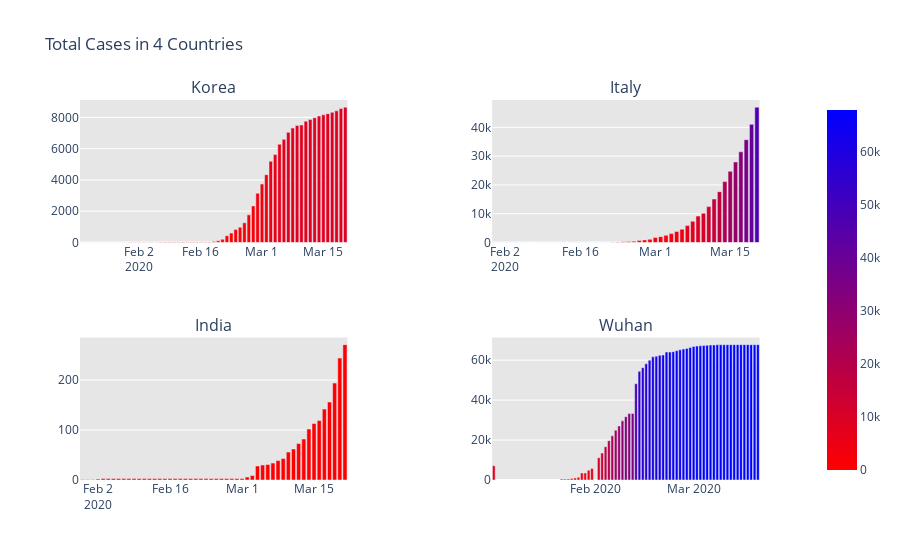

Notebook code cell kept with this figure:
### Code cell
fig.add_trace(go.Bar(x=pdc_Korea['Date'],y=pdc_Korea['Total Cases'],marker=dict(color=pdc_Korea['Total Cases'],coloraxis='coloraxis')),1,1)
fig.add_trace(go.Bar(x=pdc_Italy['Date'],y=pdc_Italy['Total Cases'],marker=dict(color=pdc_Italy['Total Cases'],coloraxis='coloraxis')),1,2)
fig.add_trace(go.Bar(x=pdc_India['Date'],y=pdc_India['Total Cases'],marker=dict(color=pdc_India['Total Cases'],coloraxis='coloraxis')),2,1)
fig.add_trace(go.Bar(x=pdc_Wuhan['Date'],y=pdc_Wuhan['Total Cases'],marker=dict(color=pdc_Wuhan['Total Cases'],coloraxis='coloraxis')),2,2)

fig.update_layout(coloraxis=dict(colorscale='Bluered_r'),showlegend=False,title_text='Total Cases in 4 Countries')
fig.update_layout(plot_bgcolor='rgb(230,230,230)')
